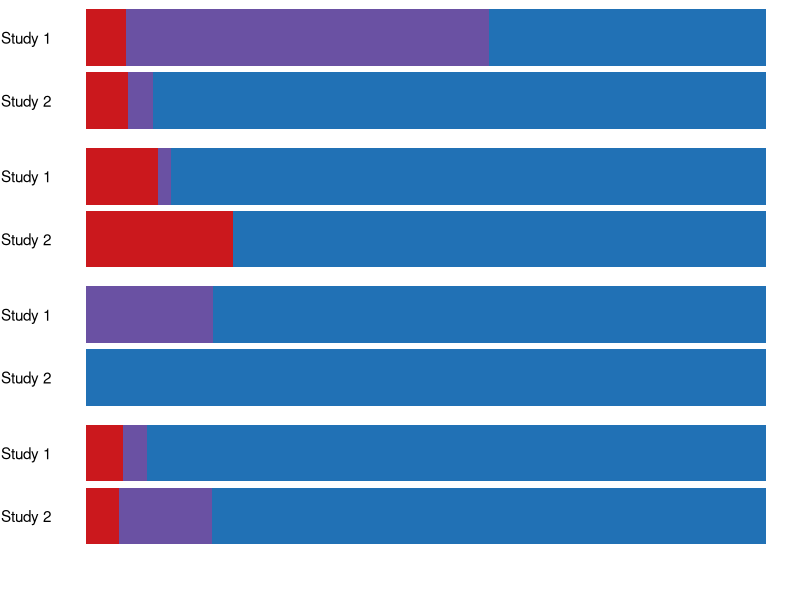
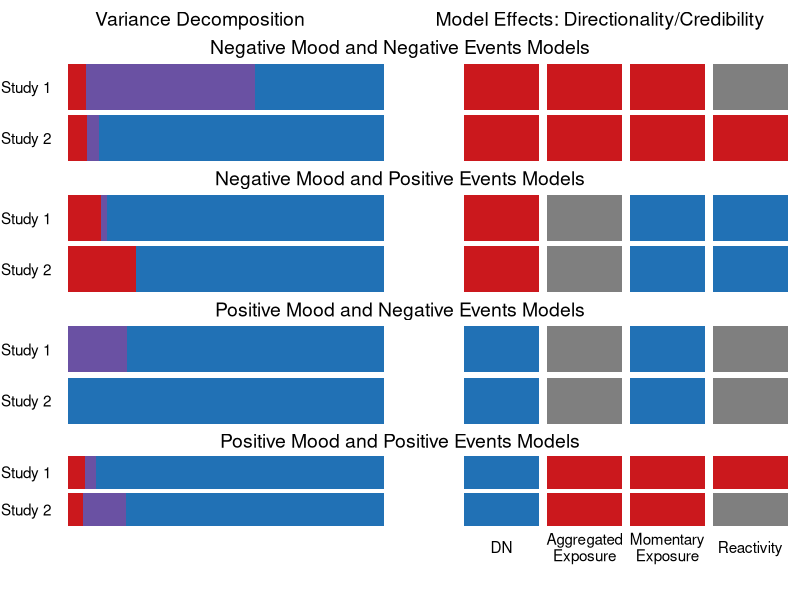

Here is the R script that generated these plots, in order:
# Keeping for posterity - but decided to go for simpler summary in the end. 

########################### NOT FULLY VETTED AND NOT INCLUDED IN THE MS ###############################################
# Study   NA/PA   NE/PE   Tonic%  Exposure%   Reactivity%   Model_DN  Model_Agg_Exp   Model_Moment_Exp  Model_Reactivity
library(tidyverse)
library(cowplot)
# Created this matrix manually to try to summarize all of model effects

summary_matrix <-c("Study 1", "NA", "NE", 1.24, 1.63, 0.18, "pos", "pos", "pos", "nsg",
                   "Study 2", "NA", "NE", 0.73, 0.03, 0.05, "pos", "pos", "pos", "pos",
                   "Study 1", "NA", "PE", 2.72, 0.06, 0.33, "pos", "nsg", "neg", "neg",
                   "Study 2", "NA", "PE", 0.76, 0.00, 0.21, "pos", "nsg", "neg", "neg",
                   "Study 1", "PA", "NE", 5.34, 1.23, 0.00, "neg", "nsg", "neg", "nsg",
                   "Study 2", "PA", "NE", 6.35, 0.00, 0.00, "neg", "nsg", "neg", "nsg",
                   "Study 1", "PA", "PE", 6.25, 0.24, 0.38, "neg", "pos", "pos", "pos", 
                   "Study 2", "PA", "PE", 4.97, 0.83, 0.30, "neg", "pos", "pos", "nsg")

summary_matrix <- matrix(summary_matrix, byrow = TRUE, nrow = 8)

colnames(summary_matrix) <- c("Study", "Mood", "Event", "Tonic_var", "Exposure_var", "Reactivity_var", 
                              "DN_credible", "Agg_exp_credible", "Moment_exp_credible", "Reactivity_credible")

summary_df <- data.frame(summary_matrix, stringsAsFactors = FALSE)

# Horizontal bar plot of Study 1 and Study 2 Effects for Negative Mood/Negative Events Decomposition
plot_NA_NE <- 
summary_df %>% 
  mutate(
    Tonic_var = as.numeric(Tonic_var), 
    Exposure_var = as.numeric(Exposure_var), 
    Reactivity_var = as.numeric(Reactivity_var)
  ) %>% 
  mutate(
    Tonic_var = Tonic_var/rowSums(select(.,Tonic_var, Exposure_var, Reactivity_var)), 
    Exposure_var = Exposure_var/rowSums(select(.,Tonic_var, Exposure_var, Reactivity_var)),
    Reactivity_var = Reactivity_var/rowSums(select(.,Tonic_var, Exposure_var, Reactivity_var))
  ) %>% 
  select(Study, Mood, Event, Tonic_var, Exposure_var, Reactivity_var) %>% 
  rename(
    Tonic = Tonic_var, 
    Exposure = Exposure_var, 
    Reactivity = Reactivity_var
  ) %>% 
  pivot_longer(cols = Tonic:Reactivity, names_to = "var_source", values_to = "prop_var") %>% 
  mutate(
    var_source = fct_relevel(var_source, "Tonic", "Exposure", "Reactivity")
  ) %>% 
  filter(Mood == "NA" & Event == "NE") %>% 
  ggplot(aes(x = Study, y = prop_var))+
  geom_bar(aes(fill = var_source), stat = "identity")+
  scale_x_discrete(limits = c("Study 2", "Study 1"))+
  scale_fill_manual(name = NULL, 
                    values=c("Tonic"=RColorBrewer::brewer.pal(9, "Blues")[7], 
                             "Exposure"=RColorBrewer::brewer.pal(9, "Purples")[7], 
                             "Reactivity"=RColorBrewer::brewer.pal(9, "Reds")[7]), 
                    breaks = c("Tonic", "Exposure", "Reactivity"))+
  labs(y=NULL, x=NULL)+
  theme_void()+
  theme(plot.title = element_text(hjust = .5), axis.text.y = element_text())+
  coord_flip()

# Horizontal bar plot of Study 1 and Study 2 Effects for Negative Mood/Positive Events Decomposition
plot_NA_PE <- 
  summary_df %>% 
  mutate(
    Tonic_var = as.numeric(Tonic_var), 
    Exposure_var = as.numeric(Exposure_var), 
    Reactivity_var = as.numeric(Reactivity_var)
  ) %>% 
  mutate(
    Tonic_var = Tonic_var/rowSums(select(.,Tonic_var, Exposure_var, Reactivity_var)), 
    Exposure_var = Exposure_var/rowSums(select(.,Tonic_var, Exposure_var, Reactivity_var)),
    Reactivity_var = Reactivity_var/rowSums(select(.,Tonic_var, Exposure_var, Reactivity_var))
  ) %>% 
  select(Study, Mood, Event, Tonic_var, Exposure_var, Reactivity_var) %>% 
  rename(
    Tonic = Tonic_var, 
    Exposure = Exposure_var, 
    Reactivity = Reactivity_var
  ) %>% 
  pivot_longer(cols = Tonic:Reactivity, names_to = "var_source", values_to = "prop_var") %>% 
  mutate(
    var_source = fct_relevel(var_source, "Tonic", "Exposure", "Reactivity")
  ) %>% 
  filter(Mood == "NA" & Event == "PE") %>% 
  ggplot(aes(x = Study, y = prop_var))+
  geom_bar(aes(fill = var_source), stat = "identity")+
  scale_x_discrete(limits = c("Study 2", "Study 1"))+
  scale_fill_manual(name = NULL, 
                    values=c("Tonic"=RColorBrewer::brewer.pal(9, "Blues")[7], 
                             "Exposure"=RColorBrewer::brewer.pal(9, "Purples")[7], 
                             "Reactivity"=RColorBrewer::brewer.pal(9, "Reds")[7]), 
                    breaks = c("Tonic", "Exposure", "Reactivity"))+
  labs(y=NULL, x=NULL)+
  theme_void()+
  theme(plot.title = element_text(hjust = .5), axis.text.y = element_text())+
  coord_flip()

# Horizontal bar plot of Study 1 and Study 2 Effects for Negative Mood/Negative Events Decomposition
plot_PA_NE <- 
  summary_df %>% 
  mutate(
    Tonic_var = as.numeric(Tonic_var), 
    Exposure_var = as.numeric(Exposure_var), 
    Reactivity_var = as.numeric(Reactivity_var)
  ) %>% 
  mutate(
    Tonic_var = Tonic_var/rowSums(select(.,Tonic_var, Exposure_var, Reactivity_var)), 
    Exposure_var = Exposure_var/rowSums(select(.,Tonic_var, Exposure_var, Reactivity_var)),
    Reactivity_var = Reactivity_var/rowSums(select(.,Tonic_var, Exposure_var, Reactivity_var))
  ) %>% 
  select(Study, Mood, Event, Tonic_var, Exposure_var, Reactivity_var) %>% 
  rename(
    Tonic = Tonic_var, 
    Exposure = Exposure_var, 
    Reactivity = Reactivity_var
  ) %>% 
  pivot_longer(cols = Tonic:Reactivity, names_to = "var_source", values_to = "prop_var") %>% 
  mutate(
    var_source = fct_relevel(var_source, "Tonic", "Exposure", "Reactivity")
  ) %>% 
  filter(Mood == "PA" & Event == "NE") %>% 
  ggplot(aes(x = Study, y = prop_var))+
  geom_bar(aes(fill = var_source), stat = "identity")+
  scale_x_discrete(limits = c("Study 2", "Study 1"))+
  scale_fill_manual(name = NULL, 
                    values=c("Tonic"=RColorBrewer::brewer.pal(9, "Blues")[7], 
                             "Exposure"=RColorBrewer::brewer.pal(9, "Purples")[7], 
                             "Reactivity"=RColorBrewer::brewer.pal(9, "Reds")[7]), 
                    breaks = c("Tonic", "Exposure", "Reactivity"))+
  labs(y=NULL, x=NULL)+
  theme_void()+
  theme(plot.title = element_text(hjust = .5), axis.text.y = element_text())+
  coord_flip()

# Horizontal bar plot of Study 1 and Study 2 Effects for Negative Mood/Positive Events Decomposition
plot_PA_PE <- 
  summary_df %>% 
  mutate(
    Tonic_var = as.numeric(Tonic_var), 
    Exposure_var = as.numeric(Exposure_var), 
    Reactivity_var = as.numeric(Reactivity_var)
  ) %>% 
  mutate(
    Tonic_var = Tonic_var/rowSums(select(.,Tonic_var, Exposure_var, Reactivity_var)), 
    Exposure_var = Exposure_var/rowSums(select(.,Tonic_var, Exposure_var, Reactivity_var)),
    Reactivity_var = Reactivity_var/rowSums(select(.,Tonic_var, Exposure_var, Reactivity_var))
  ) %>% 
  select(Study, Mood, Event, Tonic_var, Exposure_var, Reactivity_var) %>% 
  rename(
    Tonic = Tonic_var, 
    Exposure = Exposure_var, 
    Reactivity = Reactivity_var
  ) %>% 
  pivot_longer(cols = Tonic:Reactivity, names_to = "var_source", values_to = "prop_var") %>% 
  mutate(
    var_source = fct_relevel(var_source, "Tonic", "Exposure", "Reactivity")
  ) %>% 
  filter(Mood == "PA" & Event == "PE") %>% 
  ggplot(aes(x = Study, y = prop_var))+
  geom_bar(aes(fill = var_source), stat = "identity")+
  scale_x_discrete(limits = c("Study 2", "Study 1"))+
  scale_fill_manual(name = NULL, 
                    values=c("Tonic"=RColorBrewer::brewer.pal(9, "Blues")[7], 
                             "Exposure"=RColorBrewer::brewer.pal(9, "Purples")[7], 
                             "Reactivity"=RColorBrewer::brewer.pal(9, "Reds")[7]), 
                    breaks = c("Tonic", "Exposure", "Reactivity"))+
  labs(y=NULL, x=NULL)+
  theme_void()+
  theme(plot.title = element_text(hjust = .5), axis.text.y = element_text())+
  coord_flip()


var_legend <- cowplot::get_legend(
  plot_NA_NE + 
    guides(fill = guide_legend(title = "Variance Pathway", 
                               title.position = "bottom", title.hjust = .5, nrow=1, reverse = TRUE)) +
    theme(legend.position = "bottom")
)

cowplot::plot_grid(plot_NA_NE + theme(legend.position = "none"), 
                   plot_NA_PE + theme(legend.position = "none"), 
                   plot_PA_NE + theme(legend.position = "none"), 
                   plot_PA_PE + theme(legend.position = "none"),
                   var_legend,
                   rel_heights = c(3, 3, 3, 3, 1),
                   ncol = 1)


#######################################################################################################################
# Now attempting to plot significance profiles for model effects
eff_plot_NA_NE <- 
summary_df %>% 
  select(Study, Mood, Event, DN_credible, Agg_exp_credible, Moment_exp_credible, Reactivity_credible) %>% 
  pivot_longer(cols = DN_credible:Reactivity_credible, names_to = "model_eff", values_to = "credible") %>% 
  mutate(
    model_eff = fct_relevel(model_eff, "DN_credible", "Agg_exp_credible", "Moment_exp_credible", 
                            "Reactivity_credible")
  ) %>% 
  filter(Mood == "NA" & Event == "NE") %>% 
  ggplot(aes(x=model_eff, y=Study, fill=credible)) + 
  geom_tile(width=.90, height=.90)+
  theme_void()+
  theme(axis.text = element_text(), 
        plot.title = element_text(hjust = .5))+
  scale_y_discrete(limits=c("Study 2", "Study 1"))+
  scale_x_discrete(labels=c("DN_credible"="DN", "Agg_exp_credible"="Aggregated\nExposure", 
                            "Moment_exp_credible"="Momentary\nExposure", "Reactivity_credible"="Reactivity"))+
  scale_fill_manual(values=c("nsg"="grey50", "pos"=RColorBrewer::brewer.pal(9, "Reds")[7], 
                             "neg"=RColorBrewer::brewer.pal(9, "Blues")[7]))

eff_plot_NA_PE <- 
summary_df %>% 
  select(Study, Mood, Event, DN_credible, Agg_exp_credible, Moment_exp_credible, Reactivity_credible) %>% 
  pivot_longer(cols = DN_credible:Reactivity_credible, names_to = "model_eff", values_to = "credible") %>% 
  mutate(
    model_eff = fct_relevel(model_eff, "DN_credible", "Agg_exp_credible", "Moment_exp_credible", 
                            "Reactivity_credible")
  ) %>% 
  filter(Mood == "NA" & Event == "PE") %>% 
  ggplot(aes(x=model_eff, y=Study, fill=credible)) + 
  geom_tile(width=.90, height=.90)+
  theme_void()+
  theme(axis.text = element_text(), 
        plot.title = element_text(hjust = .5))+
  scale_y_discrete(limits=c("Study 2", "Study 1"))+
  scale_x_discrete(labels=c("DN_credible"="DN", "Agg_exp_credible"="Aggregated\nExposure", 
                            "Moment_exp_credible"="Momentary\nExposure", "Reactivity_credible"="Reactivity"))+
  scale_fill_manual(values=c("nsg"="grey50", "pos"=RColorBrewer::brewer.pal(9, "Reds")[7], 
                             "neg"=RColorBrewer::brewer.pal(9, "Blues")[7]))

eff_plot_PA_NE <- 
summary_df %>% 
  select(Study, Mood, Event, DN_credible, Agg_exp_credible, Moment_exp_credible, Reactivity_credible) %>% 
  pivot_longer(cols = DN_credible:Reactivity_credible, names_to = "model_eff", values_to = "credible") %>% 
  mutate(
    model_eff = fct_relevel(model_eff, "DN_credible", "Agg_exp_credible", "Moment_exp_credible", 
                            "Reactivity_credible")
  ) %>% 
  filter(Mood == "PA" & Event == "NE") %>% 
  ggplot(aes(x=model_eff, y=Study, fill=credible)) + 
  geom_tile(width=.90, height=.90)+
  theme_void()+
  theme(axis.text = element_text(), 
        plot.title = element_text(hjust = .5))+
  scale_y_discrete(limits=c("Study 2", "Study 1"))+
  scale_x_discrete(labels=c("DN_credible"="DN", "Agg_exp_credible"="Aggregated\nExposure", 
                            "Moment_exp_credible"="Momentary\nExposure", "Reactivity_credible"="Reactivity"))+
  scale_fill_manual(values=c("nsg"="grey50", "pos"=RColorBrewer::brewer.pal(9, "Reds")[7], 
                             "neg"=RColorBrewer::brewer.pal(9, "Blues")[7]))

eff_plot_PA_PE <- 
summary_df %>% 
  select(Study, Mood, Event, DN_credible, Agg_exp_credible, Moment_exp_credible, Reactivity_credible) %>% 
  pivot_longer(cols = DN_credible:Reactivity_credible, names_to = "model_eff", values_to = "credible") %>% 
  mutate(
    model_eff = fct_relevel(model_eff, "DN_credible", "Agg_exp_credible", "Moment_exp_credible", 
                            "Reactivity_credible")
  ) %>% 
  filter(Mood == "PA" & Event == "PE") %>% 
  ggplot(aes(x=model_eff, y=Study, fill=credible)) + 
  geom_tile(width=.90, height=.90)+
  theme_void()+
  theme(axis.text = element_text(), 
        plot.title = element_text(hjust = .5))+
  scale_y_discrete(limits=c("Study 2", "Study 1"))+
  scale_x_discrete(labels=c("DN_credible"="DN", "Agg_exp_credible"="Aggregated\nExposure", 
                            "Moment_exp_credible"="Momentary\nExposure", "Reactivity_credible"="Reactivity"))+
  scale_fill_manual(values=c("nsg"="grey50", "pos"=RColorBrewer::brewer.pal(9, "Reds")[7], 
                             "neg"=RColorBrewer::brewer.pal(9, "Blues")[7]), 
                    labels=c("neg"="Negative", "nsg"="Not Credible", "pos"="Positive"))

eff_legend <- cowplot::get_legend(
  eff_plot_PA_PE + 
    guides(fill = guide_legend(title = "Model Effect Direction", 
                               title.position = "bottom", title.hjust = .5, nrow=1)) +
    theme(legend.position = "bottom")
)

var_col_title <- ggdraw()+
  draw_label(
    "Variance Decomposition", 
    hjust = .5
  )


eff_col_title <- ggdraw()+
  draw_label(
    "Model Effects: Directionality/Credibility", 
    hjust = .5
  )


main_title_row <- plot_grid(var_col_title, eff_col_title, 
                            align = "vh", 
                            axis="tblr", 
                            ncol=2)

row_1_title <- ggdraw() +
  draw_label(
    "Negative Mood and Negative Events Models", 
    hjust = .5
  )
  
plot_row_1 <- cowplot::plot_grid(plot_NA_NE + theme(legend.position = "none"), 
                                 eff_plot_NA_NE + theme(legend.position = "none", 
                                                        axis.text.x = element_blank(), 
                                                        axis.text.y = element_blank()),
                                 align = "vh", 
                                 axis="tblr", 
                                 ncol=2)
row_2_title <- ggdraw()+
  draw_label(
    "Negative Mood and Positive Events Models", 
    hjust = .5
  )

plot_row_2 <- cowplot::plot_grid(plot_NA_PE + theme(legend.position = "none"), 
                                 eff_plot_NA_PE + theme(legend.position = "none", 
                                                        axis.text.x = element_blank(), 
                                                        axis.text.y = element_blank()),
                                 align = "vh", 
                                 axis="tblr", 
                                 ncol=2)

row_3_title <- ggdraw()+
  draw_label(
    "Positive Mood and Negative Events Models", 
    hjust = .5
  )

plot_row_3 <- cowplot::plot_grid(plot_PA_NE + theme(legend.position = "none"), 
                                 eff_plot_PA_NE + theme(legend.position = "none", 
                                                        axis.text.x = element_blank(), 
                                                        axis.text.y = element_blank()),
                                 align = "vh", 
                                 axis="tblr", 
                                 ncol=2)

row_4_title <- ggdraw()+
  draw_label(
    "Positive Mood and Positive Events Models", 
    hjust = .5
  )

plot_row_4 <- cowplot::plot_grid(plot_PA_PE + theme(legend.position = "none"), 
                                 eff_plot_PA_PE + theme(legend.position = "none", 
                                                        axis.text.y = element_blank()),
                                 align = "vh", 
                                 axis="tblr", 
                                 ncol=2)

plot_row_5 <- cowplot::plot_grid(var_legend, 
                                 eff_legend,
                                 align = "v", 
                                 axis="tb", 
                                 ncol=2)

png("~/dr-consulting_GH/shackman-umd-pax-ema-pub/plot_outputs/First_draft_summary_effects.png", 
    height = 14, width = 11, units="in", res=600)
cowplot::plot_grid(main_title_row, 
                   row_1_title,
                   plot_row_1,
                   row_2_title,
                   plot_row_2,
                   row_3_title,
                   plot_row_3,
                   row_4_title,
                   plot_row_4,
                   plot_row_5,
                   align = "vh",
                   axis = "tblr",
                   rel_heights = c(1, .5, 3, .5, 3, .5, 3, .5, 3, 1),
                   ncol = 1)
dev.off()